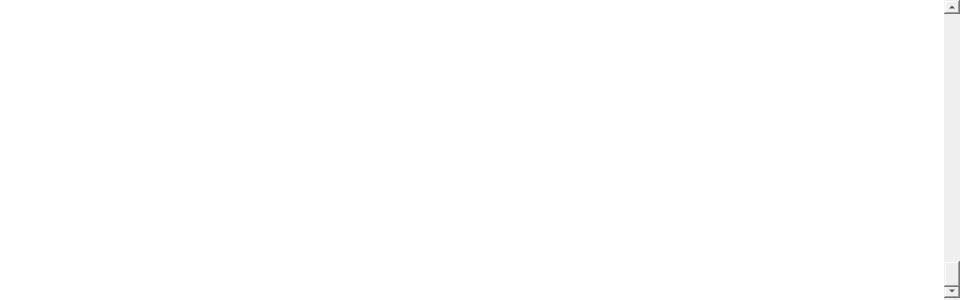
<?xml version="1.0" encoding="UTF-8"?>
<ui version="4.0">
 <class>StatisticTableView</class>
 <widget class="QTableView" name="StatisticTableView">
  <property name="geometry">
   <rect>
    <x>0</x>
    <y>0</y>
    <width>961</width>
    <height>300</height>
   </rect>
  </property>
  <property name="minimumSize">
   <size>
    <width>960</width>
    <height>300</height>
   </size>
  </property>
  <property name="maximumSize">
   <size>
    <width>961</width>
    <height>300</height>
   </size>
  </property>
  <property name="styleSheet">
   <string notr="true">QTableView {
    border: none;
}</string>
  </property>
  <property name="horizontalScrollBarPolicy">
   <enum>Qt::ScrollBarAlwaysOff</enum>
  </property>
  <property name="editTriggers">
   <set>QAbstractItemView::NoEditTriggers</set>
  </property>
  <property name="alternatingRowColors">
   <bool>true</bool>
  </property>
  <property name="selectionMode">
   <enum>QAbstractItemView::SingleSelection</enum>
  </property>
  <property name="selectionBehavior">
   <enum>QAbstractItemView::SelectRows</enum>
  </property>
  <property name="showGrid">
   <bool>false</bool>
  </property>
  <property name="sortingEnabled">
   <bool>true</bool>
  </property>
  <property name="wordWrap">
   <bool>false</bool>
  </property>
  <property name="cornerButtonEnabled">
   <bool>false</bool>
  </property>
  <attribute name="horizontalHeaderDefaultSectionSize">
   <number>90</number>
  </attribute>
  <attribute name="verticalHeaderVisible">
   <bool>false</bool>
  </attribute>
  <attribute name="verticalHeaderDefaultSectionSize">
   <number>16</number>
  </attribute>
  <widget class="QFrame" name="scrollbar_container">
   <property name="geometry">
    <rect>
     <x>944</x>
     <y>0</y>
     <width>16</width>
     <height>300</height>
    </rect>
   </property>
   <property name="minimumSize">
    <size>
     <width>16</width>
     <height>300</height>
    </size>
   </property>
   <property name="maximumSize">
    <size>
     <width>16</width>
     <height>300</height>
    </size>
   </property>
   <property name="styleSheet">
    <string notr="true"/>
   </property>
   <widget class="QScrollBar" name="scrollbar">
    <property name="geometry">
     <rect>
      <x>0</x>
      <y>0</y>
      <width>16</width>
      <height>302</height>
     </rect>
    </property>
    <property name="minimumSize">
     <size>
      <width>16</width>
      <height>302</height>
     </size>
    </property>
    <property name="maximumSize">
     <size>
      <width>16</width>
      <height>302</height>
     </size>
    </property>
    <property name="styleSheet">
     <string notr="true">QScrollBar:vertical {
     border: none;
     background-image: url(:/textures/Common/scrollBar_bg.png);
	background-repeat: repeat-y;
     width: 16px;
     margin: 2px 0 2px 0;
padding-top: 35px;
padding-bottom: 13px;
    /*border-top: 36px solid #191919;*/

 }
QScrollBar::handle:vertical {
    min-width: 12px;
    min-height: 32px;
    max-width: 12px;
    max-height: 32px;
    margin: 0px 2px 1px 2px;
    
	image: url(:/textures/Common/points.png);
    image-position: center;
   
	background-color: qlineargradient(spread:pad, x1:0, y1:1, x2:1, y2:1, stop:0 rgba(69, 90, 100, 255), stop:0.483304 rgba(34, 42, 48, 255), stop:0.560633 rgba(34, 42, 48, 255), stop:1 rgba(64, 84, 93, 255));
    border-radius: 3px 3px; 
    border-top: 1px solid #678694;
    border-bottom: 2px qlineargradient(spread:pad, x1:0, y1:0, x2:0, y2:1, stop:0 rgba(36, 47, 52, 255), stop:0.256598 rgba(37, 48, 54, 255), stop:0.629032 rgba(25, 25, 25, 237), stop:1 rgba(25, 25, 25, 137));
}
 QScrollBar::handle:hover:vertical {
    border-top: 1px solid #A9B6BA;
	background-color: qlineargradient(spread:pad, x1:0, y1:1, x2:1, y2:1, stop:0 rgba(121, 130, 133, 255), stop:0.483304 rgba(51, 58, 62, 255), stop:0.560633 rgba(51, 58, 62, 255), stop:1 rgba(113, 122, 125, 255));
	image: url(:/textures/Common/points_hover.png);

}
 QScrollBar::add-line:vertical {
     border: none;
    background-image: url(:/textures/Common/scrollBar_bg.png);
	background-repeat: repeat-y;
    height: 16px;
    subcontrol-position: bottom;
    subcontrol-origin: margin;
    bottom: 2px;

	background-image: url(:/textures/Common/scroll_footer.png);
background-repeat: no-repeat;
background-position: bottom right;
background-clip: margin;
background-origin: border;
 }

QScrollBar::add-page:vertical {
	background-image: url(:/textures/Common/scrollBar_bg.png);
	background-repeat: repeat-y;
 }
 QScrollBar::sub-page:vertical {
     background-image: url(:/textures/Common/scrollBar_bg.png);
	background-repeat: repeat-y;
}

 QScrollBar::sub-line:vertical {
    border: none;
	background-repeat: repeat-y;
    height: 16px;
    subcontrol-position: top;
    subcontrol-origin: margin;
margin-top: 23px;
	background-image: url(:/textures/Common/scroll_header.png);
background-repeat: no-repeat;
background-position: top;
background-clip: margin;
background-origin: margin;
 }
 QScrollBar::up-arrow:vertical {
background-image: url(:/textures/tmp_up1.png);
    background-position: bottom;
    background-repeat: no-repeat;
    background-attachment: fixed;
    background-origin: border;
    height: 12px;

 }

QScrollBar::down-arrow:vertical {
	background-image: url(:/textures/tmp_down1.png);
    background-position: top;
    background-repeat: no-repeat;
    background-attachment: fixed;
    background-origin: border;
    height: 12px;

}

QScrollBar::add-line:vertical:hover {
	background-color: qlineargradient(spread:pad, x1:0, y1:1, x2:0, y2:0, stop:0 #222a30, stop: 0.1 #37473f, stop:0.5 #222a30, stop:1 rgba(14, 27, 28, 225));
}
QScrollBar::sub-line:vertical:hover {
	background-color: qlineargradient(spread:pad, x1:0, y1:1, x2:0, y2:0, stop:1 #222a30, stop: 0.9 #37473f, stop:0.5 #222a30, stop:0 rgba(14, 27, 28, 225));
}

QScrollBar::add-line:vertical:pressed {
    background-color: qlineargradient(spread:pad, x1:0, y1:1, x2:0, y2:0, stop:0 rgba(24, 13, 39, 255), stop:1 rgba(25, 25, 25, 255));
     border: 1px ridge #191919;
    border-bottom: none;
}
QScrollBar::sub-line:vertical:pressed {
    background-color: qlineargradient(spread:pad, x1:0, y1:1, x2:0, y2:0, stop:0 rgba(24, 13, 39, 255), stop:1 rgba(25, 25, 25, 255));
    border: 1px ridge #191919;
    border-top: none;
}</string>
    </property>
    <property name="value">
     <number>99</number>
    </property>
    <property name="orientation">
     <enum>Qt::Vertical</enum>
    </property>
   </widget>
  </widget>
 </widget>
 <pixmapfunction>ns_utildb::cached</pixmapfunction>
 <resources>
  <include location="../../resources.qrc"/>
 </resources>
 <connections/>
</ui>
